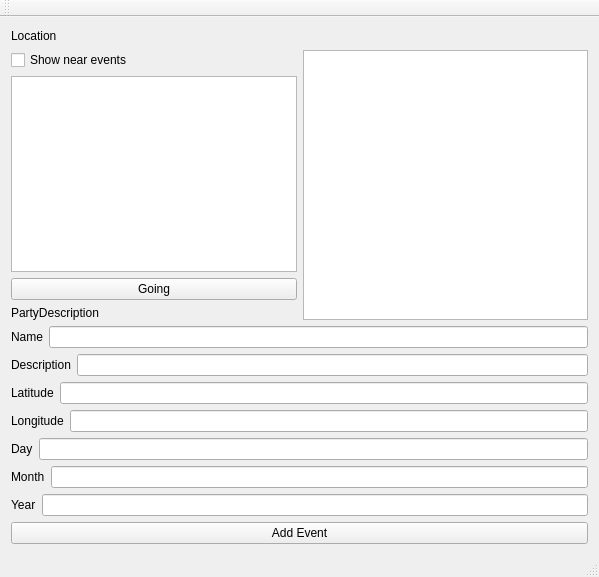
<?xml version="1.0" encoding="UTF-8"?>
<ui version="4.0">
 <class>EventPlannerClass</class>
 <widget class="QMainWindow" name="EventPlannerClass">
  <property name="geometry">
   <rect>
    <x>0</x>
    <y>0</y>
    <width>599</width>
    <height>577</height>
   </rect>
  </property>
  <property name="windowTitle">
   <string>EventPlanner</string>
  </property>
  <widget class="QWidget" name="centralWidget">
   <layout class="QVBoxLayout" name="verticalLayout_4">
    <item>
     <widget class="QLabel" name="personLocation">
      <property name="minimumSize">
       <size>
        <width>161</width>
        <height>16</height>
       </size>
      </property>
      <property name="maximumSize">
       <size>
        <width>161</width>
        <height>16</height>
       </size>
      </property>
      <property name="text">
       <string>Location</string>
      </property>
     </widget>
    </item>
    <item>
     <layout class="QHBoxLayout" name="horizontalLayout_8">
      <item>
       <layout class="QVBoxLayout" name="verticalLayout_3">
        <item>
         <layout class="QVBoxLayout" name="verticalLayout_2">
          <item>
           <widget class="QCheckBox" name="checkBox">
            <property name="text">
             <string>Show near events</string>
            </property>
           </widget>
          </item>
          <item>
           <widget class="QListWidget" name="eventsList"/>
          </item>
          <item>
           <widget class="QPushButton" name="goingButton">
            <property name="text">
             <string>Going</string>
            </property>
           </widget>
          </item>
         </layout>
        </item>
        <item>
         <widget class="QLabel" name="partyDescriptionLabel">
          <property name="text">
           <string>PartyDescription</string>
          </property>
         </widget>
        </item>
       </layout>
      </item>
      <item>
       <widget class="QListWidget" name="listOfInvited"/>
      </item>
     </layout>
    </item>
    <item>
     <layout class="QVBoxLayout" name="verticalLayout">
      <item>
       <layout class="QHBoxLayout" name="horizontalLayout_7">
        <item>
         <widget class="QLabel" name="nameLabel">
          <property name="text">
           <string>Name</string>
          </property>
         </widget>
        </item>
        <item>
         <widget class="QLineEdit" name="inputName"/>
        </item>
       </layout>
      </item>
      <item>
       <layout class="QHBoxLayout" name="horizontalLayout_6">
        <item>
         <widget class="QLabel" name="descLabe">
          <property name="text">
           <string>Description</string>
          </property>
         </widget>
        </item>
        <item>
         <widget class="QLineEdit" name="inputDescription"/>
        </item>
       </layout>
      </item>
      <item>
       <layout class="QHBoxLayout" name="horizontalLayout_5">
        <item>
         <widget class="QLabel" name="latLabel">
          <property name="text">
           <string>Latitude</string>
          </property>
         </widget>
        </item>
        <item>
         <widget class="QLineEdit" name="inputLatitude"/>
        </item>
       </layout>
      </item>
      <item>
       <layout class="QHBoxLayout" name="horizontalLayout_4">
        <item>
         <widget class="QLabel" name="longLabel">
          <property name="text">
           <string>Longitude</string>
          </property>
         </widget>
        </item>
        <item>
         <widget class="QLineEdit" name="inputLongitude"/>
        </item>
       </layout>
      </item>
      <item>
       <layout class="QHBoxLayout" name="horizontalLayout_3">
        <item>
         <widget class="QLabel" name="dLabel">
          <property name="text">
           <string>Day</string>
          </property>
         </widget>
        </item>
        <item>
         <widget class="QLineEdit" name="inputDay"/>
        </item>
       </layout>
      </item>
      <item>
       <layout class="QHBoxLayout" name="horizontalLayout_2">
        <item>
         <widget class="QLabel" name="mLabel">
          <property name="text">
           <string>Month</string>
          </property>
         </widget>
        </item>
        <item>
         <widget class="QLineEdit" name="inputMonth"/>
        </item>
       </layout>
      </item>
      <item>
       <layout class="QHBoxLayout" name="horizontalLayout">
        <item>
         <widget class="QLabel" name="yLabel">
          <property name="text">
           <string>Year</string>
          </property>
         </widget>
        </item>
        <item>
         <widget class="QLineEdit" name="inputYear"/>
        </item>
       </layout>
      </item>
      <item>
       <widget class="QPushButton" name="addEventButton">
        <property name="text">
         <string>Add Event</string>
        </property>
       </widget>
      </item>
     </layout>
    </item>
   </layout>
  </widget>
  <widget class="QMenuBar" name="menuBar">
   <property name="geometry">
    <rect>
     <x>0</x>
     <y>0</y>
     <width>599</width>
     <height>22</height>
    </rect>
   </property>
  </widget>
  <widget class="QToolBar" name="mainToolBar">
   <attribute name="toolBarArea">
    <enum>TopToolBarArea</enum>
   </attribute>
   <attribute name="toolBarBreak">
    <bool>false</bool>
   </attribute>
  </widget>
  <widget class="QStatusBar" name="statusBar"/>
 </widget>
 <layoutdefault spacing="6" margin="11"/>
 <resources>
  <include location="EventPlanner.qrc"/>
 </resources>
 <connections>
  <connection>
   <sender>goingButton</sender>
   <signal>clicked()</signal>
   <receiver>EventPlannerClass</receiver>
   <slot>goingEvent()</slot>
   <hints>
    <hint type="sourcelabel">
     <x>51</x>
     <y>242</y>
    </hint>
    <hint type="destinationlabel">
     <x>-27</x>
     <y>246</y>
    </hint>
   </hints>
  </connection>
  <connection>
   <sender>eventsList</sender>
   <signal>clicked(QModelIndex)</signal>
   <receiver>EventPlannerClass</receiver>
   <slot>listClickEvent()</slot>
   <hints>
    <hint type="sourcelabel">
     <x>50</x>
     <y>112</y>
    </hint>
    <hint type="destinationlabel">
     <x>-34</x>
     <y>117</y>
    </hint>
   </hints>
  </connection>
  <connection>
   <sender>checkBox</sender>
   <signal>stateChanged(int)</signal>
   <receiver>EventPlannerClass</receiver>
   <slot>checkBoxList()</slot>
   <hints>
    <hint type="sourcelabel">
     <x>21</x>
     <y>57</y>
    </hint>
    <hint type="destinationlabel">
     <x>-17</x>
     <y>55</y>
    </hint>
   </hints>
  </connection>
  <connection>
   <sender>addEventButton</sender>
   <signal>clicked()</signal>
   <receiver>EventPlannerClass</receiver>
   <slot>addEvent()</slot>
   <hints>
    <hint type="sourcelabel">
     <x>479</x>
     <y>513</y>
    </hint>
    <hint type="destinationlabel">
     <x>670</x>
     <y>512</y>
    </hint>
   </hints>
  </connection>
 </connections>
 <slots>
  <slot>goingEvent()</slot>
  <slot>listClickEvent()</slot>
  <slot>checkBoxList()</slot>
  <slot>addEvent()</slot>
 </slots>
</ui>
